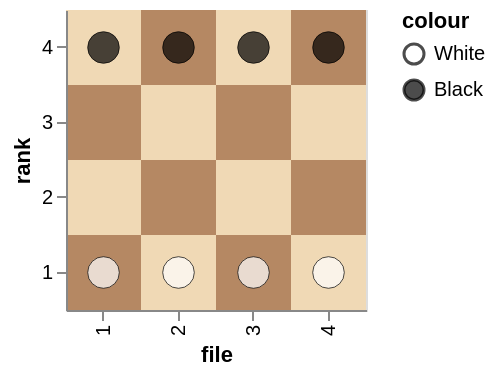

Notebook cell for this chart:
### Code cell
def position_chart(pos: Position) -> alt.LayerChart:
    _PAWN_COLOURS = {
        "domain": ["White", "Black"],
        "range": ["white", "black"],
    }
    _SQUARE_COLOURS = {
        "domain": ["light", "dark"],
        "range": ["#f0d9b5", "#b58863"],
    }
    _FILE_DOMAIN = list(range(1, BOARD_WIDTH + 1))
    _RANK_DOMAIN = list(range(1, BOARD_DEPTH + 1))

    def _board_as_frame() -> pl.DataFrame:
        rows = []
        for f in range(1, BOARD_WIDTH + 1):
            for r in range(1, BOARD_DEPTH + 1):
                square = "dark" if (f + r) % 2 == 0 else "light"
                rows.append({"rank": r, "file": f, "square": square})
        return pl.DataFrame(rows)

    board = (
        alt.Chart(_board_as_frame())
        .mark_rect()
        .encode(
            alt.X("file:O").scale(domain=_FILE_DOMAIN),
            alt.Y("rank:O").scale(domain=_RANK_DOMAIN),
            alt.Color("square:N").scale(**_SQUARE_COLOURS).legend(None),  # type: ignore
        )
    )

    pawns = (
        alt.Chart(pawns_as_frame(pos))
        .mark_circle(size=250, stroke="black", strokeWidth=0.5)
        .encode(
            alt.X("file:O").scale(domain=_FILE_DOMAIN),
            alt.Y("rank:O").scale(domain=_RANK_DOMAIN, reverse=True),
            alt.Color("colour:N")
            #
            .scale(**_PAWN_COLOURS),  # type: ignore
        )
    )

    return (
        alt.layer(board, pawns)
        .resolve_scale(color="independent")
        .properties(width=150, height=150)
    )  # type: ignore


position_chart(init_position())

### Figure 1 — Vega-Lite specification as saved in the notebook (floating-point values rounded to 4 significant figures)
{"config": {"view": {"continuousWidth": 300, "continuousHeight": 300}}, "layer": [{"data": {"name": "data-5743bd68fe4d2c5bd1c1ee52464506be"}, "mark": {"type": "rect"}, "encoding": {"color": {"field": "square", "legend": null, "scale": {"domain": ["light", "dark"], "range": ["#f0d9b5", "#b58863"]}, "type": "nominal"}, "x": {"field": "file", "scale": {"domain": [1, 2, 3, 4]}, "type": "ordinal"}, "y": {"field": "rank", "scale": {"domain": [1, 2, 3, 4]}, "type": "ordinal"}}}, {"data": {"name": "data-00028fff7c0eedea0c0adc37dfaea374"}, "mark": {"type": "circle", "size": 250, "stroke": "black", "strokeWidth": 0.5}, "encoding": {"color": {"field": "colour", "scale": {"domain": ["White", "Black"], "range": ["white", "black"]}, "type": "nominal"}, "x": {"field": "file", "scale": {"domain": [1, 2, 3, 4]}, "type": "ordinal"}, "y": {"field": "rank", "scale": {"domain": [1, 2, 3, 4], "reverse": true}, "type": "ordinal"}}}], "height": 150, "resolve": {"scale": {"color": "independent"}}, "width": 150, "$schema": "https://vega.github.io/schema/vega-lite/v6.4.1.json", "datasets": {"data-5743bd68fe4d2c5bd1c1ee52464506be": [{"rank": 1, "file": 1, "square": "dark"}, {"rank": 2, "file": 1, "square": "light"}, {"rank": 3, "file": 1, "square": "dark"}, {"rank": 4, "file": 1, "square": "light"}, {"rank": 1, "file": 2, "square": "light"}, {"rank": 2, "file": 2, "square": "dark"}, {"rank": 3, "file": 2, "square": "light"}, {"rank": 4, "file": 2, "square": "dark"}, {"rank": 1, "file": 3, "square": "dark"}, {"rank": 2, "file": 3, "square": "light"}, {"rank": 3, "file": 3, "square": "dark"}, {"rank": 4, "file": 3, "square": "light"}, {"rank": 1, "file": 4, "square": "light"}, {"rank": 2, "file": 4, "square": "dark"}, {"rank": 3, "file": 4, "square": "light"}, {"rank": 4, "file": 4, "square": "dark"}], "data-00028fff7c0eedea0c0adc37dfaea374": [{"rank": 1, "file": 1, "colour": "White"}, {"rank": 1, "file": 2, "colour": "White"}, {"rank": 1, "file": 3, "colour": "White"}, {"rank": 1, "file": 4, "colour": "White"}, {"rank": 4, "file": 1, "colour": "Black"}, {"rank": 4, "file": 2, "colour": "Black"}, {"rank": 4, "file": 3, "colour": "Black"}, {"rank": 4, "file": 4, "colour": "Black"}]}}
